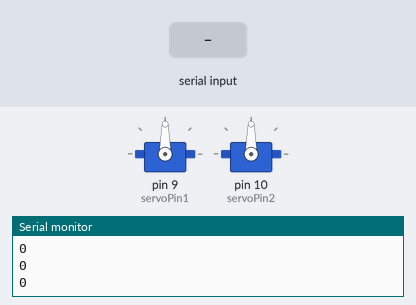
A sketch run on a simulated Arduino Uno, built with avr-gcc and run on an emulated ATmega328P. On the bench: 2 × servo, the last lines printed to the serial monitor. The inputs (shaded band) are chosen by the test bench.

Above: at 1.2 s.
1.3 s: "F" received over the second serial link
At 1.7 s:
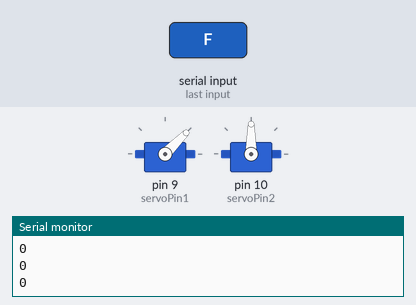
2.8 s: "B" received over the second serial link
At 4.0 s:
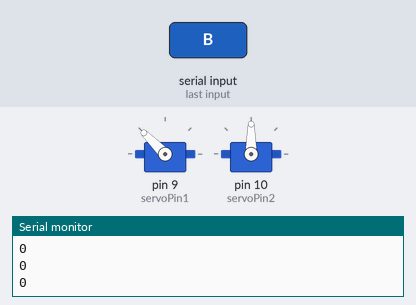
4.3 s: "L" received over the second serial link
At 5.3 s:
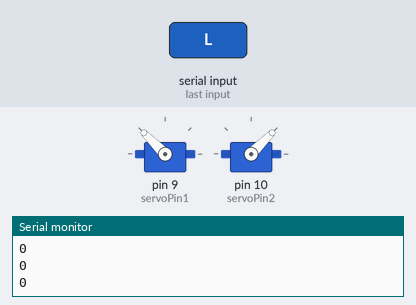
5.8 s: "R" received over the second serial link
At 6.6 s:
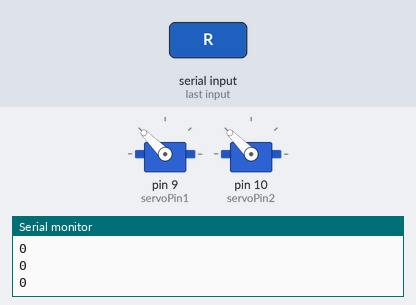
7.3 s: "F" received over the second serial link
At 7.8 s:
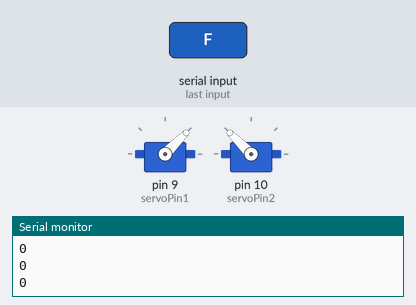
8.8 s: "L" received over the second serial link
At 10.2 s:
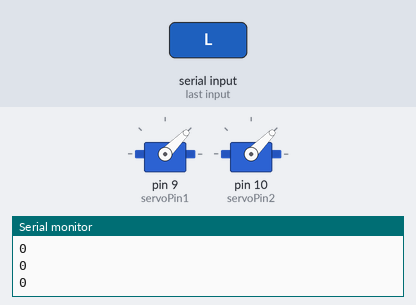
Timing chart, 0 to 11.3 s (numbered marks = the images above; inputs shaded):
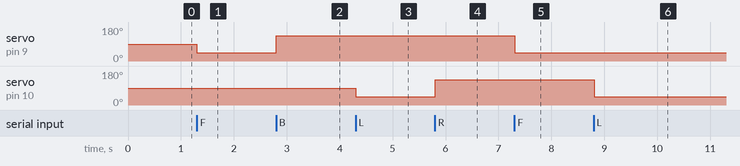

The sketch:

arduino_servo_motor.ino
```cpp
#include <SoftwareSerial.h>
#include <AFMotor.h>
#include <Servo.h>

Servo servo_1;
Servo servo_2;
#define servoPin1 9
#define servoPin2 10

int currentAngle =90;


// Define SoftwareSerial RX and TX pins for Arduino Uno
#define RXD 0   // Receive Pin (connected to ESP32 TX)
#define TXD 1   // Transmit Pin (connected to ESP32 RX)

SoftwareSerial mySerial(RXD, TXD);

void setup() {
  // Initialize hardware Serial for debugging


  // Initialize SoftwareSerial for communication with ESP32
  Serial.begin(115200);
  mySerial.begin(9600);

  servo_1.attach(servoPin1);
  servo_2.attach(servoPin2);

  servo_1.write(currentAngle);
  servo_2.write(currentAngle);

}

void loop() {
  // Check if data is available from ESP32
  Serial.println(Serial.available());
  if (mySerial.available()>0) {
    // Read the incoming command
    Serial.println("entry");
    char command = mySerial.read();

    // Debugging output
    Serial.println("Command received: ");
    Serial.println(command);

    // Execute a command (for example, turning ON an LED)
   if (command == 'F') {
      // Move the motor forward
       Serial.println("hiii");
       currentAngle = 45; // Move to 45 degrees (clockwise)
       servo_1.write(currentAngle);
      } else if (command == 'B') {
       // Move the motor backward
         currentAngle = 135; // Move to 135 degrees (counterclockwise)
         servo_1.write(currentAngle);

        } else if (command == 'L') {
       // Move the motor backward


            currentAngle = 45; // below 90 degrees (clockwise)
            servo_2.write(currentAngle);

             // Run motor backward
      // Run motor backward
        } else if (command == 'R') {
            // Run motor backward
            currentAngle = 135; // above 90 degrees and above 120 (counterclockwise)
            servo_2.write(currentAngle);

      }
       else if (command == 'S') {
      currentAngle = 90; // Reset to neutral position
      servo_2.write(currentAngle);
      servo_1.write(currentAngle);
     }


  }

  delay(100);  // Small delay to avoid spamming
}
```

Measured:
- after the input at 1.3 s, servo on pin 9 (servoPin1): 90° → 45° at once
- after the input at 2.8 s, servo on pin 9 (servoPin1): 45° → 135° at once
- after the input at 4.3 s, servo on pin 10 (servoPin2): 90° → 45° at once
- after the input at 5.8 s, servo on pin 10 (servoPin2): 45° → 135° at once
- after the input at 7.3 s, servo on pin 9 (servoPin1): 135° → 45° at once
- after the input at 8.8 s, servo on pin 10 (servoPin2): 135° → 45° at once
